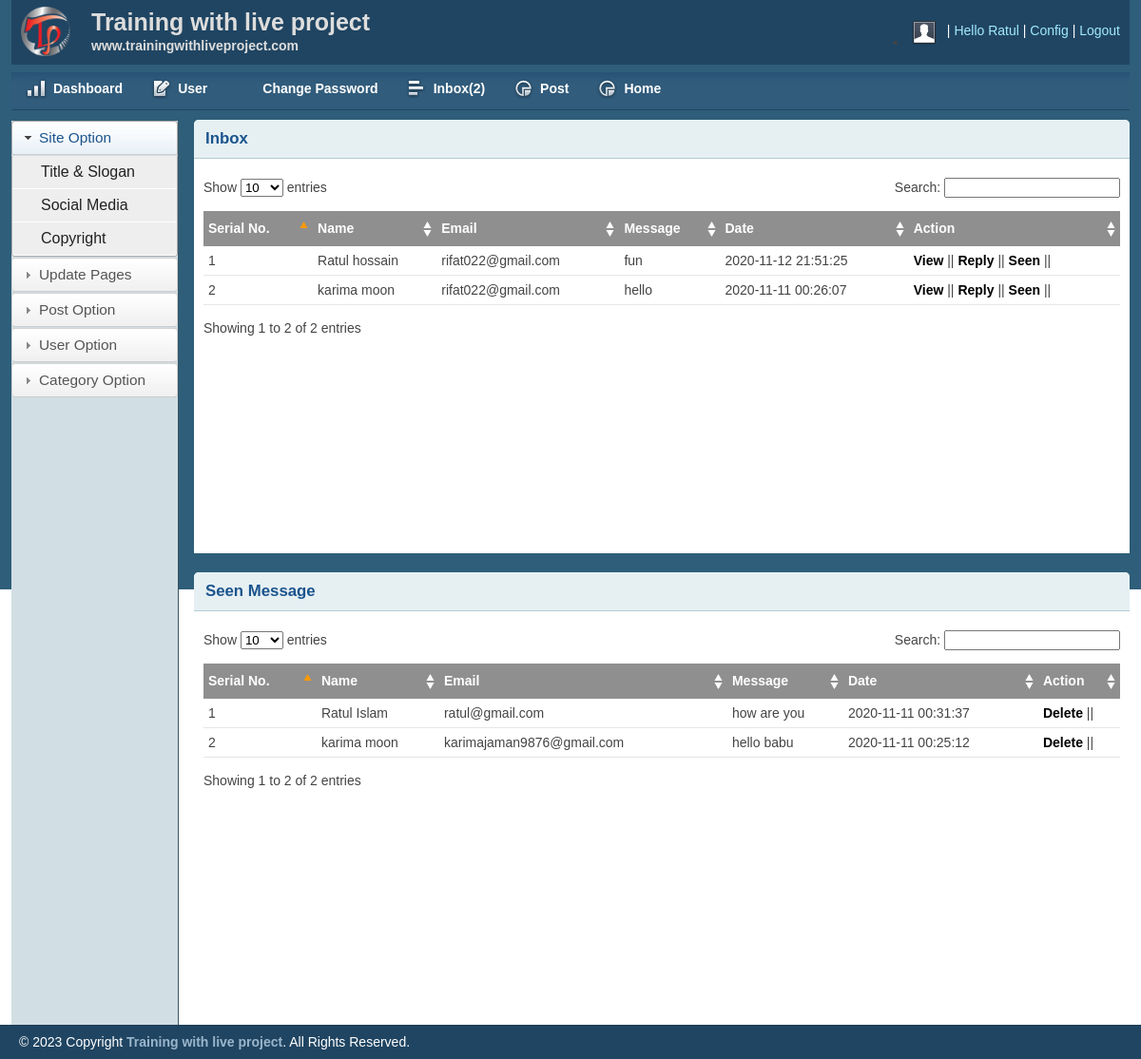
Screenshot of /admin/inbox.php (signed in) with the database file from the repository.
### tables this page shows
CREATE TABLE IF NOT EXISTS `contact` (
  `id` int(11) NOT NULL AUTO_INCREMENT,
  `firstname` varchar(255) NOT NULL,
  `lastname` varchar(255) NOT NULL,
  `email` varchar(255) NOT NULL,
  `body` text NOT NULL,
  `date` datetime NOT NULL DEFAULT CURRENT_TIMESTAMP,
  `status` int(11) NOT NULL DEFAULT '0',
  PRIMARY KEY (`id`)
);

### admin/inbox.php (the view, shortened to what this page needs)
<?php  include "header.php";?>
        <div class="grid_10">
            <div class="box round first grid">
              <h2>Inbox</h2>
                <div class="block">
                	  <?php
include 'config.php';
$query="SELECT * FROM contact WHERE status='0' ORDER BY id DESC";
$result=mysqli_query($conn,$query) or die("Query failed.");
$count=mysqli_num_rows($result);
if($count>0){
?>
                    <table class="data display datatable" id="example">
					<thead>
						<tr>
							<th>Serial No.</th>
              <th>Name</th>
              <th>Email</th>
							<th>Message</th>
							<th>Date</th>
							<th>Action</th>
						</tr>
					</thead>
					<tbody>
						<?php
$i=1;
while ($row = mysqli_fetch_assoc($result)) {
?>
						<tr class="odd gradeX">
							<td><?php echo $i++ ?></td>
                    <td><?php echo $row['firstname']." ".$row['lastname']; ?></td>
                    <td><?php echo $row['email'] ?></td>
                    <td><?php echo $row['body'] ?></td>
                    <td><?php echo $row['date'] ?></td>
                    <td>
                    <a href="viewmsg.php?msgid=<?php echo $row['id']; ?>">View</a> ||
                    <a href="replymsg.php?msgid=<?php echo $row['id']; ?>">Reply</a> ||
                    <a onclick="return confirm('Are You Sure to move!')" href="?seenid=<?php echo $row['id']; ?>">Seen</a> ||
                     </td>
						</tr>
						 <?php   } ?>
					</tbody>
					 <?php   } ?>
				</table>
				</div>
            </div>
            <div class="box round first grid">
                <h2>Seen Message</h2>
                <div class="block">
<table class="data display datatable" id="example">
          <thead>
            <tr>
              <th>Serial No.</th>
              <th>Name</th>
              <th>Email</th>
              <th>Message</th>
              <th>Date</th>
              <th>Action</th>
            </tr>
          </thead>
          <tbody>
            <?php
include 'config.php';
$query="SELECT * FROM contact WHERE status='1' ORDER BY id DESC";
$result=mysqli_query($conn,$query) or die("Query failed.");
$count=mysqli_num_rows($result);
if($count>0){
$i=1;
while ($row = mysqli_fetch_assoc($result)) {
?>
            <tr class="odd gradeX">
              <td><?php echo $i++ ?></td>
                    <td><?php echo $row['firstname']." ".$row['lastname']; ?></td>
                    <td><?php echo $row['email'] ?></td>
                    <td><?php echo $row['body'] ?></td>
                    <td><?php echo $row['date'] ?></td>
                    <td>
                    <a onclick="return confirm('Are You Sure?')" href="?delid=<?php echo $row['id']; ?>">Delete</a> ||
                     </td>
            </tr>
             <?php   } ?>
          </tbody>
           <?php   } ?>
        </table>
        </div>
            </div>
        </div>
               <?php  include "footer.php";?>

### admin/css/layout.css (style rules this page uses)
body { background: #fff none repeat scroll 0 0; color: #444; font-size: 14px; padding: 0; }
a { color: #000; font-weight:bold; text-decoration: none; }
h1, h2, h3, h4, h5, h6 { line-height:1.2em; margin-bottom:.3em; }
h2 { margin-top:1em; }
.box { background:#fff; margin-bottom:20px; padding:10px 10px 10px 10px; margin-left:-8px; }
.box.grid { padding-bottom:40px; }
.box.round { -moz-border-radius: 5px 5px 0px 0px; -webkit-border-radius: 5px 5px 0px 0px; border-radius: 5px 5px 0px 0px; }
.box h2 { font-size:1.2em; font-weight:bold; color:#1B548D; background:#E6F0F3; margin:-10px -10px 0 -10px; padding:10px 12px; border-bottom:1px solid #B3CBD6; -moz-border-radius: 5px 5px 0px 0px; -webkit-border-radius: 5px 5px 0px 0px; border-radius: 5px 5px 0px 0px; }
.box.first { min-height: 406px; }
.block { padding-top:20px; }
.block { padding-bottom:1px; }
table.display { margin: 0 auto; clear: both; width: 100%; }
.sorting_asc { background: #8f8f8f url(../img/table/sort_asc.png) no-repeat center right; padding:8px 5px; text-align:left; color:#fff; }
.sorting { background:#8f8f8f url(../img/table/sort_both.png) no-repeat center right; padding:8px 5px; text-align:left; color:#fff; }
tr.odd { height: 30px; line-height: 30px; border-bottom:1px solid #e6e6e6; }
tr.even { height: 30px; line-height: 30px; border-bottom:1px solid #e6e6e6; }
tr.odd td, tr.even td { padding-left:5px; }

### rows the page displays
contact: firstname "Ratul", lastname "hossain", email "rifat022@gmail.com", body "fun", date "2020-11-12 21:51:25"
contact: firstname "karima", lastname "moon", email "rifat022@gmail.com", body "hello", date "2020-11-11 00:26:07"
contact: firstname "Ratul", lastname "Islam", email "ratul@gmail.com", body "how are you", date "2020-11-11 00:31:37"
contact: firstname "karima", lastname "moon", email "karimajaman9876@gmail.com", body "hello babu", date "2020-11-11 00:25:12"

### other values shown
$_SESSION['username'] "Ratul"
$count "2"
